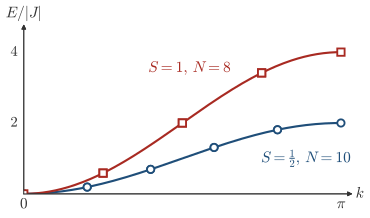

Generate this figure with Python:
"""Session 6, the one-magnon states of the ferromagnetic Heisenberg ring, exact against the bosonic tight-binding band.

The many-body Hamiltonian H = J sum_i S_i . S_{i+1} with J = -1 is built with sparse spin matrices on a ring of
N=10 spins 1/2 and of N=8 spins 1. It is applied to the N states with one unit of spin removed from saturation, the
subspace is checked to be closed under H, and the N x N block is diagonalized together with the translation, which
gives the momentum of each level. The dots are these exact energies above the polarized ground state, and the lines
are the linear spin-wave band E = |J| S z (1 - cos k) of (6.8) with z=2, which comes from the bosonic hopping S J of
Section 6.14.
"""
import os, sys
sys.path.insert(0, os.path.join(os.path.dirname(os.path.abspath(__file__)), '..'))
import numpy as np
import scipy.sparse as sp
import style

J = -1.0


def spin_ops(S):
    m = np.arange(S, -S - 1, -1)
    d = len(m)
    sz = np.diag(m)
    sp_ = np.zeros((d, d))
    for i in range(1, d):
        sp_[i - 1, i] = np.sqrt(S * (S + 1) - m[i] * (m[i] + 1))
    return sp.csr_matrix(sz), sp.csr_matrix(sp_)


def one_magnon(S, N):
    sz, spl = spin_ops(S)
    d = sz.shape[0]
    def site(op, i):
        return sp.kron(sp.kron(sp.identity(d**i), op), sp.identity(d**(N - i - 1)), format='csr')
    H = sp.csr_matrix((d**N, d**N))
    for i in range(N):
        j = (i + 1) % N
        H = H + J * (site(sz, i) @ site(sz, j) + 0.5 * (site(spl, i) @ site(spl.T, j) + site(spl.T, i) @ site(spl, j)))
    # the polarized state is index 0 (all m=S); one unit removed on site i
    full = np.zeros(d**N); full[0] = 1
    E0 = full @ (H @ full)
    states = []
    for i in range(N):
        v = site(spl.T, i) @ full
        states.append(v / np.linalg.norm(v))
    P = np.array(states)                                  # N x d^N
    HP = (H @ P.T)
    assert np.allclose(HP, P.T @ (P @ HP), atol=1e-12)    # the one-magnon subspace is closed under H
    h = P @ HP
    T = np.roll(np.eye(N), 1, axis=0)                     # translation by one site in this basis
    w, U = np.linalg.eigh(h)
    E = w - E0
    # the momentum from <T>, which is cos k also for the standing waves made of +k and -k
    k = np.array([np.arccos(np.clip(np.real(U[:, n] @ T @ U[:, n]), -1, 1)) for n in range(N)])
    return k, E


FS = 11.5
style.plt.rcParams['font.size'] = FS          # labels of the arrows too, for a phone
fig, ax = style.figure(height_cm=5.6, width_cm=11.0)
kk = np.linspace(0, np.pi, 200)
for S, N, col, mk in ((0.5, 10, style.ACCENT, 'o'), (1.0, 8, style.BROKEN, 's')):
    k, E = one_magnon(S, N)
    band = abs(J) * S * 2 * (1 - np.cos(k))
    assert np.allclose(E, band, atol=1e-9)              # linear spin-wave theory is exact for one magnon
    ax.plot(kk, abs(J) * S * 2 * (1 - np.cos(kk)), color=col, lw=1.6, zorder=1)
    ax.plot(k, E, mk, color=col, ms=5.5, mfc='white', mew=1.4, zorder=3)
style.arrows(ax, xlabel='$k$', ylabel=r'$E/|J|$')
style.label(ax, np.pi, -0.1, r'$\pi$', fontsize=FS, va='top')
style.label(ax, 0, -0.1, r'$0$', fontsize=FS, va='top')
for y, lab in ((2, '$2$'), (4, '$4$')):
    ax.text(-0.06, y, lab, ha='right', va='center', fontsize=FS - 0.5)
style.label(ax, 2.05, 3.55, '$S=1$, $N=8$', color=style.BROKEN, fontsize=FS, ha='right')
style.label(ax, 2.35, 1.0, r'$S=\frac{1}{2}$, $N=10$', color=style.ACCENT, fontsize=FS, ha='left')
ax.set_xlim(0, np.pi + 0.05); ax.set_ylim(0, 4.6)
style.save(fig, __file__)
